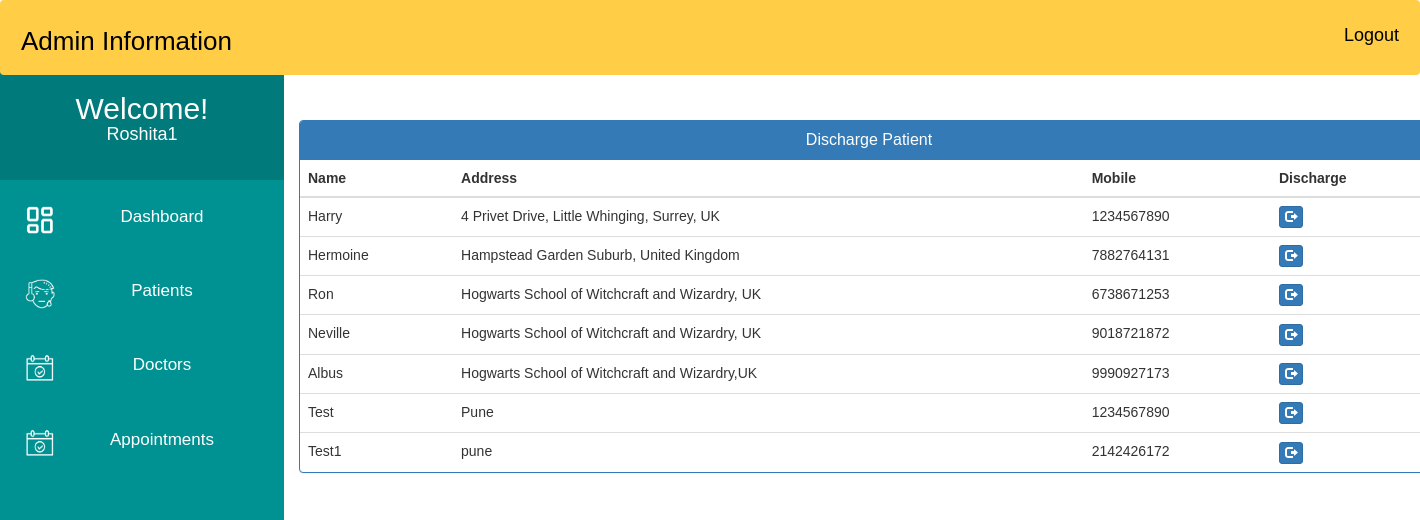
Before: /admin_discharge_patient/ (signed in) with the older database file.
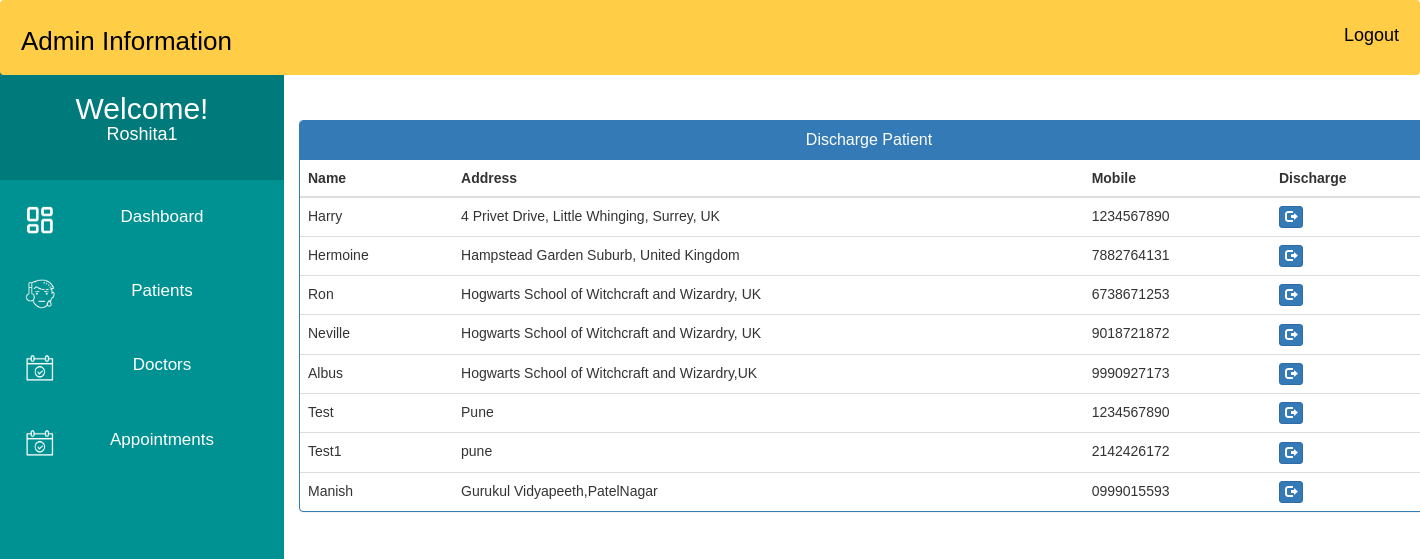
After: the same page with the newer database file.
### MyApp/models.py (models this page shows, shortened)
class Patient(models.Model):
    user = models.OneToOneField(User, on_delete=models.CASCADE)
    Patient_First_Name = models.CharField(max_length=50, default="")
    Patient_Last_Name = models.CharField(max_length=50, default="")
    gender = models.CharField(max_length=10, choices=GENDER)
    contact = models.CharField(max_length=10)
    address = models.CharField(max_length=350)
    symptoms = models.CharField(max_length=500, default="")
    status = models.BooleanField(default=False)
    admitDate = models.DateField(auto_now=True)
    assignedDoctorId = models.PositiveIntegerField(null=True)

### MyApp/views.py (the view)
# urls.py: path('admin_discharge_patient/', views.admin_discharge_patient,name='admin_discharge_patient'),
@login_required(login_url='adminlogin')
def admin_discharge_patient(request):
    patients=Patient.objects.all().filter(status=True)
    return render(request,'MyApp/admin_discharge_patient.html',{'patients':patients})

### templates/MyApp/admin_discharge_patient.html (shortened to what this page needs)
<!DOCTYPE html>
<html lang="en">
<head>
    <link href="//netdna.bootstrapcdn.com/bootstrap/3.0.0/css/bootstrap.min.css" rel="stylesheet" id="bootstrap-css">
</head>
<body>
    {% include 'MyApp/admin_base.html' %}
    <div class="container"  style="margin-left:20%;margin-top: 120px;">
  <div class="panel panel-primary">
    <div class="panel-heading">
      <h6 class="panel-title">Discharge Patient</h6>
    </div>
    <table class="table table-hover" id="dev-table">
      <thead>
        <tr>
          <th>Name</th>
          <th>Address</th>
          <th>Mobile</th>
          <th>Discharge</th>
        </tr>
      </thead>
      {% for p in patients %}
      <tr>
        <td> {{p.Patient_First_Name}}</td>
        <td>{{p.address}}</td>
        <td>{{p.contact}}</td>
        <td><a class="btn btn-primary btn-xs" href="{% url 'MyApp:discharge_patient' p.id  %}"><span class="glyphicon glyphicon-log-out"></span></a></td>
      </tr>
      {% endfor %}
    </table>
  </div>
</div>
</body>
</html>

Changed rows visible on the page:
added Patient: Patient_First_Name "Manish", address "Gurukul Vidyapeeth,PatelNagar", contact "0999015593"
